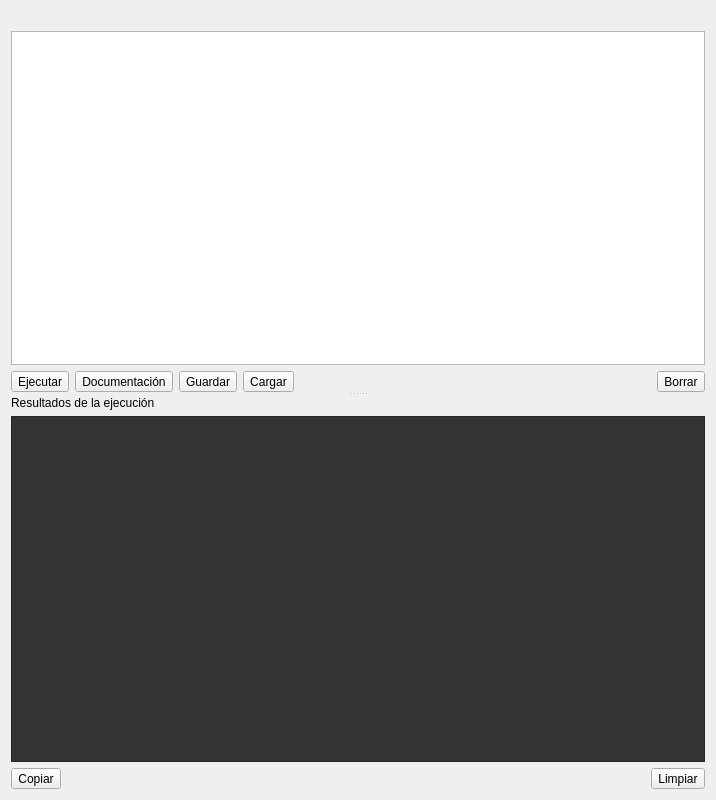
<?xml version="1.0" encoding="UTF-8"?>
<ui version="4.0">
 <class>ScriptingEditor</class>
 <widget class="QDialog" name="ScriptingEditor">
  <property name="geometry">
   <rect>
    <x>0</x>
    <y>0</y>
    <width>716</width>
    <height>800</height>
   </rect>
  </property>
  <property name="windowTitle">
   <string>Editor de scripts</string>
  </property>
  <layout class="QVBoxLayout" name="verticalLayout">
   <item>
    <widget class="QLabel" name="lblHelp">
     <property name="text">
      <string></string>
     </property>
     <property name="visible">
      <bool>false</bool>
     </property>
    </widget>
   </item>
   <item>
    <widget class="QSplitter" name="splitter">
     <property name="orientation">
      <enum>Qt::Vertical</enum>
     </property>
     <widget class="QWidget" name="editorContainer" native="true">
      <layout class="QVBoxLayout" name="editorLayout">
       <property name="leftMargin">
        <number>0</number>
       </property>
       <property name="topMargin">
        <number>0</number>
       </property>
       <property name="rightMargin">
        <number>0</number>
       </property>
       <property name="bottomMargin">
        <number>0</number>
       </property>
       <item>
        <widget class="QPlainTextEdit" name="editor">
         <property name="toolTip">
          <string>Escriba su código JavaScript aquí. Use Marrta.getAllStages() para obtener todas las etapas.</string>
         </property>
        </widget>
       </item>
       <item>
        <layout class="QHBoxLayout" name="editorButtonLayout">
         <item>
          <widget class="QToolButton" name="btExecute">
           <property name="text">
            <string>Ejecutar</string>
           </property>
          </widget>
         </item>
         <item>
          <widget class="QToolButton" name="btDocumentation">
           <property name="text">
            <string>Documentación</string>
           </property>
          </widget>
         </item>
         <item>
          <widget class="QToolButton" name="btSaveScript">
           <property name="text">
            <string>Guardar</string>
           </property>
          </widget>
         </item>
         <item>
          <widget class="QToolButton" name="btLoadScript">
           <property name="text">
            <string>Cargar</string>
           </property>
          </widget>
         </item>
         <item>
          <spacer name="horizontalSpacer">
           <property name="orientation">
            <enum>Qt::Horizontal</enum>
           </property>
           <property name="sizeHint" stdset="0">
            <size>
             <width>40</width>
             <height>20</height>
            </size>
           </property>
          </spacer>
         </item>
         <item>
          <widget class="QToolButton" name="btClearEditor">
           <property name="text">
            <string>Borrar</string>
           </property>
          </widget>
         </item>
        </layout>
       </item>
      </layout>
     </widget>
     <widget class="QWidget" name="consoleContainer" native="true">
      <layout class="QVBoxLayout" name="consoleLayout">
       <property name="leftMargin">
        <number>0</number>
       </property>
       <property name="topMargin">
        <number>0</number>
       </property>
       <property name="rightMargin">
        <number>0</number>
       </property>
       <property name="bottomMargin">
        <number>0</number>
       </property>
       <item>
        <widget class="QLabel" name="label">
         <property name="text">
          <string>Resultados de la ejecución</string>
         </property>
        </widget>
       </item>
       <item>
        <widget class="QPlainTextEdit" name="result">
         <property name="styleSheet">
          <string notr="true">background: #333;color:#fdfdfd;</string>
         </property>
         <property name="readOnly">
          <bool>true</bool>
         </property>
        </widget>
       </item>
       <item>
        <layout class="QHBoxLayout" name="consoleButtonLayout">
         <item>
          <widget class="QToolButton" name="btCopyConsole">
           <property name="text">
            <string>Copiar</string>
           </property>
          </widget>
         </item>
         <item>
          <spacer name="horizontalSpacer_2">
           <property name="orientation">
            <enum>Qt::Horizontal</enum>
           </property>
           <property name="sizeHint" stdset="0">
            <size>
             <width>40</width>
             <height>20</height>
            </size>
           </property>
          </spacer>
         </item>
         <item>
          <widget class="QToolButton" name="btClearConsole">
           <property name="text">
            <string>Limpiar</string>
           </property>
          </widget>
         </item>
        </layout>
       </item>
      </layout>
     </widget>
    </widget>
   </item>
  </layout>
 </widget>
 <resources/>
 <connections/>
</ui>
